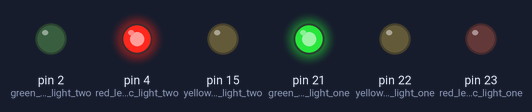
Recording of a sketch running on a simulated Arduino Mega 2560, built with avr-gcc and run on an emulated ATmega2560. Shown: output pins drawn as LEDs (lit = HIGH).

Above: at 2.5 s.
At 6.0 s:
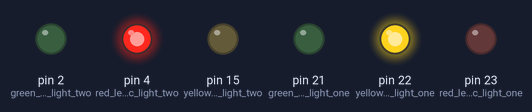
At 9.5 s:
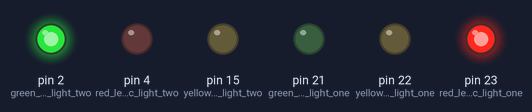
At 13.0 s:
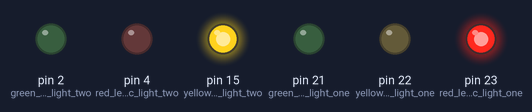
At 14.5 s:
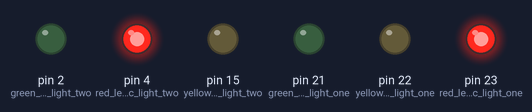
Timing chart, 0 to 19.5 s (numbered marks = the images above):
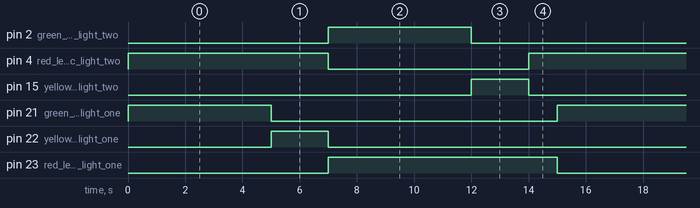

The sketch:

P1_semaforo_apartado.ino
```cpp
#include <stdint.h>


//Definir pines para cada uno de los leds
uint8_t red_led_traffic_light_one = 23 ;
uint8_t green_led_traffic_light_one = 21 ;
uint8_t yellow_led_traffic_light_one = 22 ;

uint8_t red_led_traffic_light_two = 4 ;
uint8_t green_led_traffic_light_two = 2 ;
uint8_t yellow_led_traffic_light_two= 15;

// Tiempos de duración de cada estado,verde ,ambar y rojo (en milisegundos)
uint64_t greenTime = 5000;  // 5 segundos
uint64_t yellowTime = 2000; // 2 segundos
uint64_t redTime = 7000;    // 7 segundos

//Void setup se utiliza para configurarciones en la placa utilzada
void setup() {
//Inicializamos la comunicación del puerto serie y configuramos los puestos como salidas
  Serial.begin (112500);

  pinMode (red_led_traffic_light_one ,OUTPUT);
  pinMode (green_led_traffic_light_one ,OUTPUT);
  pinMode (yellow_led_traffic_light_one,OUTPUT);

  pinMode (red_led_traffic_light_two ,OUTPUT);
  pinMode (green_led_traffic_light_two ,OUTPUT);
  pinMode (yellow_led_traffic_light_two,OUTPUT);

//Inicialización de los semáforos
  digitalWrite(red_led_traffic_light_one, HIGH);  // Semáforo 1 en rojo
  digitalWrite(green_led_traffic_light_two, HIGH);
}

void loop() {
  // Semáforo 1 en verde, Semáforo 2 en rojo
  digitalWrite(green_led_traffic_light_one, HIGH);
  digitalWrite(red_led_traffic_light_two, HIGH);
  digitalWrite(red_led_traffic_light_one, LOW);
  digitalWrite(green_led_traffic_light_two, LOW);
  delay(greenTime);

  // Semáforo 1 en amarillo, Semáforo 2 en rojo
  digitalWrite(green_led_traffic_light_one, LOW);
  digitalWrite(yellow_led_traffic_light_one, HIGH);
  delay(yellowTime);

  // Semáforo 1 en rojo, Semáforo 2 en verde
  digitalWrite(yellow_led_traffic_light_one, LOW);
  digitalWrite(red_led_traffic_light_one, HIGH);
  digitalWrite(red_led_traffic_light_two, LOW);
  digitalWrite(green_led_traffic_light_two, HIGH);
  delay(greenTime);

  // Semáforo 1 en rojo, Semáforo 2 en amarillo
  digitalWrite(green_led_traffic_light_two, LOW);
  digitalWrite(yellow_led_traffic_light_two, HIGH);
  delay(yellowTime);

  // Semáforo 1 en rojo, semáforo 2 en amarillo
  digitalWrite(yellow_led_traffic_light_two, LOW);
  digitalWrite(red_led_traffic_light_two, HIGH);
  delay (1000);
}
 
```

Measured:
- by itself, pin 2 (green_led_traffic_light_two), pin 21 (green_led_traffic_light_one): alternates HIGH for 5.0 s and LOW for 10.0 s
- by itself, pin 4 (red_led_traffic_light_two), pin 23 (red_led_traffic_light_one): alternates HIGH for 8.0 s and LOW for 7.0 s
- by itself, pin 15 (yellow_led_traffic_light_two), pin 22 (yellow_led_traffic_light_one): alternates HIGH for 2.0 s and LOW for 13.0 s
